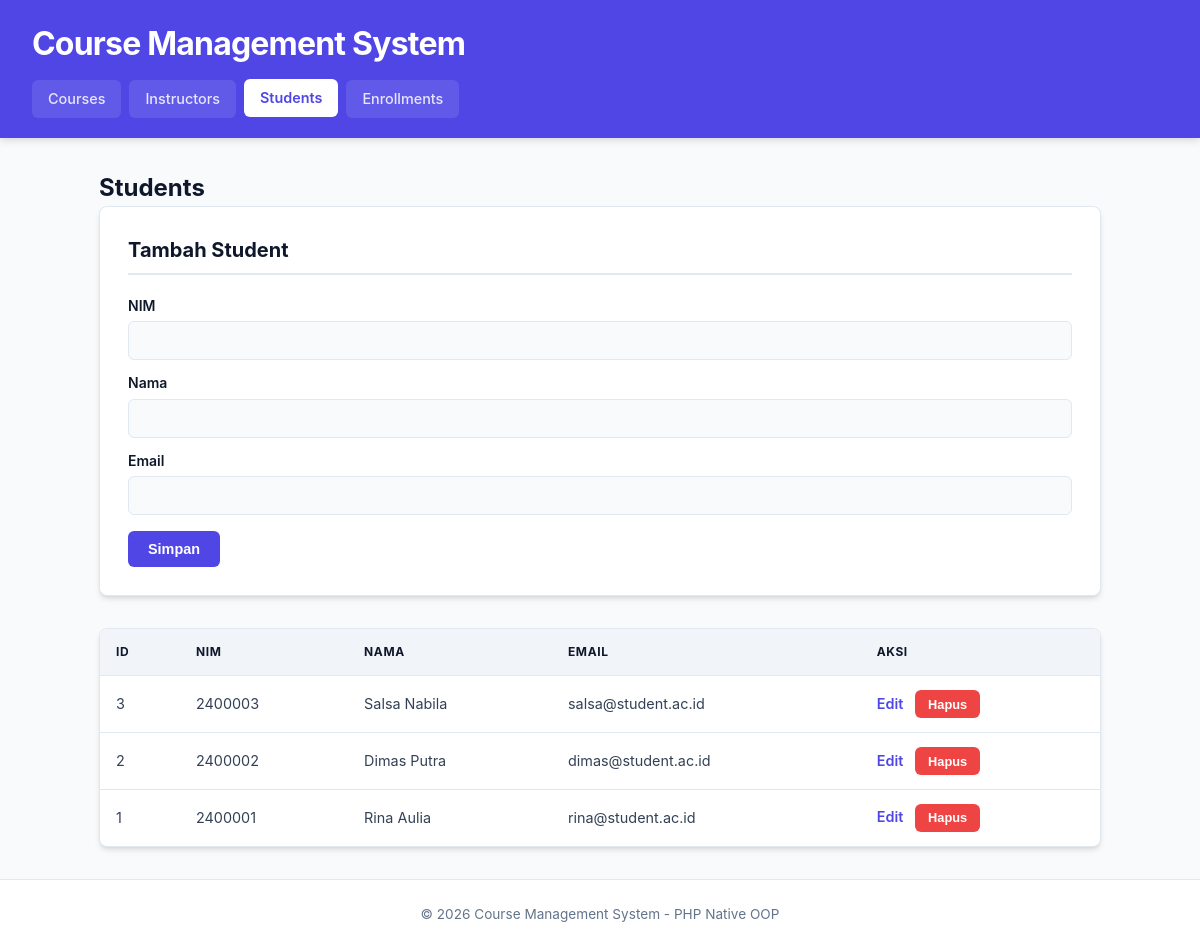
Page /index.php?page=students on the committed database.
### tables this page shows
CREATE TABLE students (
    id INT AUTO_INCREMENT PRIMARY KEY,
    nim VARCHAR(20) NOT NULL UNIQUE,
    name VARCHAR(100) NOT NULL,
    email VARCHAR(100) NOT NULL UNIQUE
);

### index.php (called while the page is built, shortened)
<?php
require_once 'class/Student.php';
function e($value)
{
    return htmlspecialchars((string) $value, ENT_QUOTES, 'UTF-8');
}
$database   = new Database();
$db         = $database->getConnection();
$student    = new Student($db);
$page  = $_GET['page'] ?? 'courses';
$editData = null;
include 'view/header.php';
include "view/$page.php";
include 'view/footer.php';

### class/Student.php (called while the page is built, shortened)
<?php
class Student
{
    private $db;
    public function __construct($db)
    {
        $this->db = $db;
    }
    public function getAll()
    {
        $stmt = $this->db->prepare("SELECT * FROM students ORDER BY id DESC");
        $stmt->execute();
        return $stmt->fetchAll();
    }
}

### view/students.php (the view, shortened to what this page needs)
<h2>Students</h2>
<form method="post" action="index.php?page=students" class="card">
    <h3><?= $editData ? 'Edit Student' : 'Tambah Student' ?></h3>
    <label>NIM</label>
    <input type="text" name="nim" value="<?= e($editData['nim'] ?? '') ?>" required>
    <label>Nama</label>
    <input type="text" name="name" value="<?= e($editData['name'] ?? '') ?>" required>
    <label>Email</label>
    <input type="email" name="email" value="<?= e($editData['email'] ?? '') ?>" required>
    <button type="submit"><?= $editData ? 'Update' : 'Simpan' ?></button>
</form>
<table>
    <tr><th>ID</th><th>NIM</th><th>Nama</th><th>Email</th><th>Aksi</th></tr>
    <?php foreach ($student->getAll() as $row): ?>
    <tr>
        <td><?= e($row['id']) ?></td>
        <td><?= e($row['nim']) ?></td>
        <td><?= e($row['name']) ?></td>
        <td><?= e($row['email']) ?></td>
        <td>
            <a href="index.php?page=students&edit=<?= e($row['id']) ?>">Edit</a>
            <form method="post" action="index.php?page=students" class="inline" onsubmit="return confirm('Hapus data ini?')">
                <button type="submit" class="danger">Hapus</button>
            </form>
        </td>
    </tr>
    <?php endforeach; ?>
</table>

### style.css (style rules this page uses)
:root { --primary-color: #4f46e5; --primary-hover: #4338ca; --bg-color: #f8fafc; --card-bg: #ffffff; --text-main: #0f172a; --text-muted: #64748b; --border-color: #e2e8f0; --danger-color: #ef4444; --danger-hover: #dc2626; --success-bg: #dcfce7; --success-text: #15803d; --error-bg: #fee2e2; --error-text: #b91c1c; --radius: 8px; --shadow: 0 4px 6px -1px rgb(0 0 0 / 0.1), 0 2px 4px -2px rgb(0 0 0 / 0.1); --transition: all 0.2s ease-in-out; }
* { box-sizing: border-box; margin: 0; padding: 0; }
body { font-family: 'Inter', system-ui, -apple-system, BlinkMacSystemFont, "Segoe UI", Roboto, sans-serif; background-color: var(--bg-color); color: var(--text-main); line-height: 1.5; display: flex; flex-direction: column; min-height: 100vh; }
.card { background: var(--card-bg); padding: 1.75rem; border-radius: var(--radius); margin-bottom: 2rem; border: 1px solid var(--border-color); box-shadow: var(--shadow); }
.card h3 { margin-bottom: 1.25rem; color: var(--text-main); font-size: 1.25rem; border-bottom: 2px solid var(--border-color); padding-bottom: 0.5rem; }
label { display: block; margin: 0.75rem 0 0.35rem; font-weight: 600; font-size: 0.875rem; color: var(--text-main); }
input, select, textarea { width: 100%; padding: 0.625rem 0.875rem; border: 1px solid var(--border-color); border-radius: 6px; font-size: 0.95rem; background-color: #f8fafc; color: var(--text-main); transition: var(--transition); }
button, .btn-cancel { display: inline-flex; align-items: center; justify-content: center; margin-top: 1rem; padding: 0.625rem 1.25rem; border: none; border-radius: 6px; background: var(--primary-color); color: #ffffff; font-size: 0.9rem; font-weight: 600; cursor: pointer; text-decoration: none; transition: var(--transition); }
button.danger { background: var(--danger-color); margin: 0; padding: 0.4rem 0.8rem; font-size: 0.8rem; }
form.inline { display: inline; }
table { width: 100%; border-collapse: separate; border-spacing: 0; background: var(--card-bg); border-radius: var(--radius); overflow: hidden; border: 1px solid var(--border-color); box-shadow: var(--shadow); margin-top: 1rem; }
th, td { padding: 0.875rem 1rem; text-align: left; font-size: 0.9rem; }
th { background: #f1f5f9; color: var(--text-main); font-weight: 700; text-transform: uppercase; font-size: 0.75rem; letter-spacing: 0.05em; border-bottom: 1px solid var(--border-color); }
td { border-bottom: 1px solid var(--border-color); color: #334155; }
tr:last-child td { border-bottom: none; }
td a { color: var(--primary-color); text-decoration: none; font-weight: 600; margin-right: 0.5rem; transition: var(--transition); }

### rows in the picture
students: id "3", nim "2400003", name "Salsa Nabila", email "salsa@student.ac.id"
students: id "2", nim "2400002", name "Dimas Putra", email "dimas@student.ac.id"
students: id "1", nim "2400001", name "Rina Aulia", email "rina@student.ac.id"
